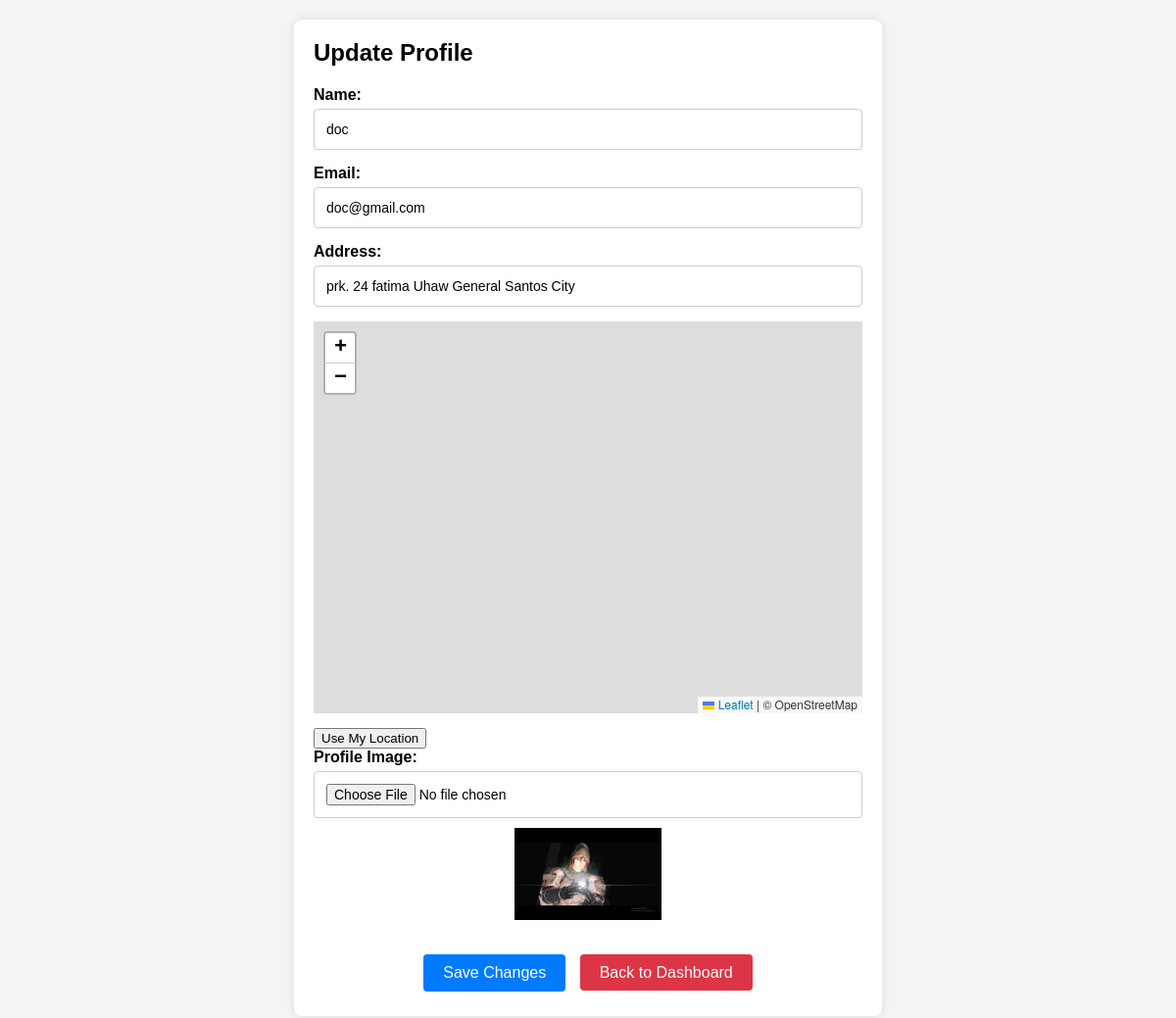
Screenshot of /doctor/update_profile.php (signed in) with the database file from the repository.
### tables this page shows
CREATE TABLE `users` (
  `id` int(11) NOT NULL,
  `name` varchar(255) NOT NULL,
  `email` varchar(255) NOT NULL,
  `password` varchar(255) NOT NULL,
  `user_type` enum('admin','doctor','patient') NOT NULL,
  `created_at` timestamp NOT NULL DEFAULT current_timestamp(),
  `updated_at` timestamp NOT NULL DEFAULT current_timestamp() ON UPDATE current_timestamp(),
  `image` varchar(255) DEFAULT 'default_images/default.jpg',
  `address` varchar(255) DEFAULT NULL
);

### doctor/update_profile.php (the view, shortened to what this page needs)
<?php
include '../db.php';
$user_id = $_SESSION['user_id'];
$stmt = $pdo->prepare("SELECT name, email, address, image FROM users WHERE id = ?");
$stmt->execute([$user_id]);
$user = $stmt->fetch();
?>
<!DOCTYPE html>
<html lang="en">
<head>
    <link rel="stylesheet" href="https://unpkg.com/leaflet/dist/leaflet.css" />
</head>
<body>
<div class="container">
    <div class="card">
        <h2>Update Profile</h2>
        <form action="" method="post" enctype="multipart/form-data">
            <div class="form-group">
                <label for="name">Name:</label>
                <input type="text" id="name" name="name" value="<?php echo htmlspecialchars($user['name']); ?>" required>
            </div>
            <div class="form-group">
                <label for="email">Email:</label>
                <input type="email" id="email" name="email" value="<?php echo htmlspecialchars($user['email']); ?>" required>
            </div>
            <div class="form-group">
                <label for="address">Address:</label>
                <input type="text" id="address" name="address" value="<?php echo htmlspecialchars($user['address']); ?>" required>
            </div>
            <div id="map"></div>
            <button type="button" id="get-location">Use My Location</button>
            <div class="form-group">
                <label for="image">Profile Image:</label>
                <input type="file" id="image" name="image" accept="image/*">
                <?php if ($user['image']): ?>
                    <img src="../uploads/<?php echo htmlspecialchars($user['image']); ?>" alt="Profile Image" class="profile-image">
                <?php endif; ?>
            </div>
            <div class="button-group">
                <button type="submit" class="save-button">Save Changes</button>
                <a href="doctor_dashboard.php" class="cancel-button">Back to Dashboard</a>
            </div>
        </form>
    </div>
</div>
</body>
</html>

### doctor/update_profile.php (style rules this page uses)
body { font-family: Arial, sans-serif; background-color: #f4f4f4; margin: 0; padding: 0; }
.container { padding: 20px; max-width: 600px; margin: 0 auto; }
.card { background: #fff; padding: 20px; border-radius: 8px; box-shadow: 0 0 10px rgba(0, 0, 0, 0.1); margin-bottom: 20px; }
.card h2 { margin-top: 0; }
.form-group { margin-bottom: 15px; display: flex; flex-direction: column; align-items: stretch; }
.form-group label { display: block; margin-bottom: 5px; font-weight: bold; text-align: left; }
.form-group input[type="text"], .form-group input[type="email"], .form-group input[type="file"] { width: 100%; padding: 12px; border-radius: 4px; border: 1px solid #ccc; box-sizing: border-box; font-size: 14px; }
.button-group { text-align: center; margin-top: 20px; }
.button-group button, .button-group a { padding: 10px 20px; margin: 5px; border-radius: 4px; text-decoration: none; color: white; font-size: 16px; cursor: pointer; }
.save-button { background-color: #007bff; border: none; outline: none; }
.cancel-button { background-color: #dc3545; }
.profile-image { display: block; max-width: 150px; margin: 10px auto; }
#map { height: 400px; margin-bottom: 15px; }

### rows the page displays
users: name "doc", email "doc@gmail.com", address "prk. 24 fatima Uhaw General Santos City", image (picture)
